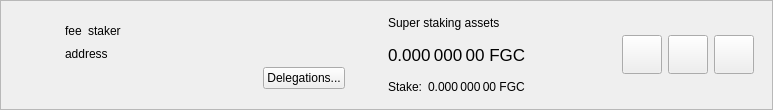
<?xml version="1.0" encoding="UTF-8"?>
<ui version="4.0">
 <class>SuperStakerItemWidget</class>
 <widget class="QWidget" name="SuperStakerItemWidget">
  <property name="geometry">
   <rect>
    <x>0</x>
    <y>0</y>
    <width>773</width>
    <height>110</height>
   </rect>
  </property>
  <property name="sizePolicy">
   <sizepolicy hsizetype="Preferred" vsizetype="Maximum">
    <horstretch>0</horstretch>
    <verstretch>0</verstretch>
   </sizepolicy>
  </property>
  <property name="windowTitle">
   <string>Form</string>
  </property>
  <layout class="QVBoxLayout" name="verticalLayout_2">
   <property name="spacing">
    <number>0</number>
   </property>
   <property name="leftMargin">
    <number>0</number>
   </property>
   <property name="topMargin">
    <number>0</number>
   </property>
   <property name="rightMargin">
    <number>0</number>
   </property>
   <property name="bottomMargin">
    <number>0</number>
   </property>
   <item>
    <widget class="QFrame" name="superStakerItemFrame">
     <property name="frameShape">
      <enum>QFrame::StyledPanel</enum>
     </property>
     <property name="frameShadow">
      <enum>QFrame::Raised</enum>
     </property>
     <layout class="QHBoxLayout" name="horizontalLayout">
      <property name="topMargin">
       <number>0</number>
      </property>
      <property name="bottomMargin">
       <number>0</number>
      </property>
      <item>
       <widget class="QLabel" name="superStakerLogo">
        <property name="sizePolicy">
         <sizepolicy hsizetype="Fixed" vsizetype="Fixed">
          <horstretch>0</horstretch>
          <verstretch>0</verstretch>
         </sizepolicy>
        </property>
        <property name="minimumSize">
         <size>
          <width>40</width>
          <height>40</height>
         </size>
        </property>
        <property name="alignment">
         <set>Qt::AlignCenter</set>
        </property>
       </widget>
      </item>
      <item>
       <widget class="QStackedWidget" name="stackedWidget">
        <property name="currentIndex">
         <number>0</number>
        </property>
        <widget class="QWidget" name="page">
         <layout class="QHBoxLayout" name="horizontalLayout_4">
          <item>
           <layout class="QHBoxLayout" name="horizontalLayout_3">
            <item>
             <layout class="QVBoxLayout" name="verticalLayout">
              <property name="rightMargin">
               <number>15</number>
              </property>
              <item>
               <spacer name="verticalSpacer_2">
                <property name="orientation">
                 <enum>Qt::Vertical</enum>
                </property>
                <property name="sizeHint" stdset="0">
                 <size>
                  <width>20</width>
                  <height>0</height>
                 </size>
                </property>
               </spacer>
              </item>
              <item alignment="Qt::AlignLeft">
               <widget class="QWidget" name="widgetSuperStaker" native="true">
                <property name="minimumSize">
                 <size>
                  <width>280</width>
                  <height>0</height>
                 </size>
                </property>
                <layout class="QHBoxLayout" name="horizontalLayout_2" stretch="0,0,1">
                 <property name="leftMargin">
                  <number>0</number>
                 </property>
                 <property name="topMargin">
                  <number>0</number>
                 </property>
                 <property name="rightMargin">
                  <number>0</number>
                 </property>
                 <property name="bottomMargin">
                  <number>0</number>
                 </property>
                 <item alignment="Qt::AlignLeft">
                  <widget class="QLabel" name="labelFee">
                   <property name="text">
                    <string>fee</string>
                   </property>
                   <property name="textInteractionFlags">
                    <set>Qt::LinksAccessibleByMouse|Qt::TextSelectableByMouse</set>
                   </property>
                  </widget>
                 </item>
                 <item alignment="Qt::AlignLeft">
                  <widget class="QLabel" name="labelStaker">
                   <property name="text">
                    <string>staker</string>
                   </property>
                   <property name="textInteractionFlags">
                    <set>Qt::LinksAccessibleByMouse|Qt::TextSelectableByMouse</set>
                   </property>
                  </widget>
                 </item>
                 <item>
                  <spacer name="horizontalSpacer">
                   <property name="orientation">
                    <enum>Qt::Horizontal</enum>
                   </property>
                   <property name="sizeType">
                    <enum>QSizePolicy::Minimum</enum>
                   </property>
                   <property name="sizeHint" stdset="0">
                    <size>
                     <width>0</width>
                     <height>20</height>
                    </size>
                   </property>
                  </spacer>
                 </item>
                </layout>
               </widget>
              </item>
              <item>
               <widget class="QLabel" name="labelAddress">
                <property name="text">
                 <string>address</string>
                </property>
                <property name="textInteractionFlags">
                 <set>Qt::LinksAccessibleByMouse|Qt::TextSelectableByMouse</set>
                </property>
               </widget>
              </item>
              <item alignment="Qt::AlignRight">
               <widget class="QPushButton" name="buttonDelegations">
                <property name="text">
                 <string>Delegations...</string>
                </property>
               </widget>
              </item>
              <item>
               <spacer name="verticalSpacer">
                <property name="orientation">
                 <enum>Qt::Vertical</enum>
                </property>
                <property name="sizeHint" stdset="0">
                 <size>
                  <width>20</width>
                  <height>0</height>
                 </size>
                </property>
               </spacer>
              </item>
             </layout>
            </item>
            <item>
             <widget class="QWidget" name="vLineAssets" native="true">
              <property name="sizePolicy">
               <sizepolicy hsizetype="Preferred" vsizetype="Preferred">
                <horstretch>0</horstretch>
                <verstretch>0</verstretch>
               </sizepolicy>
              </property>
              <property name="minimumSize">
               <size>
                <width>1</width>
                <height>0</height>
               </size>
              </property>
             </widget>
            </item>
            <item>
             <widget class="QWidget" name="widgetStakingAssets" native="true">
              <property name="sizePolicy">
               <sizepolicy hsizetype="Minimum" vsizetype="Preferred">
                <horstretch>0</horstretch>
                <verstretch>0</verstretch>
               </sizepolicy>
              </property>
              <layout class="QVBoxLayout" name="verticalLayout_3">
               <property name="leftMargin">
                <number>15</number>
               </property>
               <property name="topMargin">
                <number>0</number>
               </property>
               <property name="rightMargin">
                <number>15</number>
               </property>
               <property name="bottomMargin">
                <number>0</number>
               </property>
               <item>
                <widget class="QLabel" name="labelAssetsText">
                 <property name="text">
                  <string>Super staking assets</string>
                 </property>
                 <property name="alignment">
                  <set>Qt::AlignLeading|Qt::AlignLeft|Qt::AlignVCenter</set>
                 </property>
                </widget>
               </item>
               <item>
                <widget class="QLabel" name="labelAssets">
                 <property name="font">
                  <font>
                   <pointsize>13</pointsize>
                  </font>
                 </property>
                 <property name="cursor">
                  <cursorShape>IBeamCursor</cursorShape>
                 </property>
                 <property name="toolTip">
                  <string>Your current spendable balance</string>
                 </property>
                 <property name="text">
                  <string notr="true">0.000 000 00 FGC</string>
                 </property>
                 <property name="alignment">
                  <set>Qt::AlignLeading|Qt::AlignLeft|Qt::AlignVCenter</set>
                 </property>
                 <property name="textInteractionFlags">
                  <set>Qt::LinksAccessibleByMouse|Qt::TextSelectableByMouse</set>
                 </property>
                </widget>
               </item>
               <item>
                <layout class="QHBoxLayout" name="horizontalLayout_6">
                 <property name="spacing">
                  <number>6</number>
                 </property>
                 <item>
                  <widget class="QLabel" name="labelStakeText">
                   <property name="sizePolicy">
                    <sizepolicy hsizetype="Maximum" vsizetype="Preferred">
                     <horstretch>0</horstretch>
                     <verstretch>0</verstretch>
                    </sizepolicy>
                   </property>
                   <property name="text">
                    <string>Stake:</string>
                   </property>
                   <property name="alignment">
                    <set>Qt::AlignLeading|Qt::AlignLeft|Qt::AlignVCenter</set>
                   </property>
                  </widget>
                 </item>
                 <item>
                  <widget class="QLabel" name="labelStake">
                   <property name="text">
                    <string>0.000 000 00 FGC</string>
                   </property>
                   <property name="alignment">
                    <set>Qt::AlignLeading|Qt::AlignLeft|Qt::AlignVCenter</set>
                   </property>
                   <property name="textInteractionFlags">
                    <set>Qt::LinksAccessibleByMouse|Qt::TextSelectableByMouse</set>
                   </property>
                  </widget>
                 </item>
                 <item>
                  <spacer name="horizontalSpacer_4">
                   <property name="orientation">
                    <enum>Qt::Horizontal</enum>
                   </property>
                   <property name="sizeType">
                    <enum>QSizePolicy::Minimum</enum>
                   </property>
                   <property name="sizeHint" stdset="0">
                    <size>
                     <width>0</width>
                     <height>0</height>
                    </size>
                   </property>
                  </spacer>
                 </item>
                </layout>
               </item>
              </layout>
             </widget>
            </item>
            <item>
             <spacer name="horizontalSpacer_2">
              <property name="orientation">
               <enum>Qt::Horizontal</enum>
              </property>
              <property name="sizeHint" stdset="0">
               <size>
                <width>0</width>
                <height>20</height>
               </size>
              </property>
             </spacer>
            </item>
            <item>
             <widget class="QToolButton" name="buttonConfig">
              <property name="text">
               <string/>
              </property>
              <property name="iconSize">
               <size>
                <width>32</width>
                <height>32</height>
               </size>
              </property>
             </widget>
            </item>
            <item>
             <widget class="QToolButton" name="buttonSplit">
              <property name="text">
               <string/>
              </property>
              <property name="iconSize">
               <size>
                <width>32</width>
                <height>32</height>
               </size>
              </property>
             </widget>
            </item>
            <item>
             <widget class="QToolButton" name="buttonRemove">
              <property name="text">
               <string/>
              </property>
              <property name="iconSize">
               <size>
                <width>32</width>
                <height>32</height>
               </size>
              </property>
             </widget>
            </item>
           </layout>
          </item>
         </layout>
        </widget>
        <widget class="QWidget" name="page_2">
         <layout class="QHBoxLayout" name="horizontalLayout_5">
          <item>
           <widget class="QLabel" name="labelNewSuperStaker">
            <property name="text">
             <string>Add new super stakers</string>
            </property>
           </widget>
          </item>
          <item>
           <spacer name="horizontalSpacer_3">
            <property name="orientation">
             <enum>Qt::Horizontal</enum>
            </property>
            <property name="sizeHint" stdset="0">
             <size>
              <width>408</width>
              <height>20</height>
             </size>
            </property>
           </spacer>
          </item>
          <item>
           <widget class="QToolButton" name="buttonRestore">
            <property name="text">
             <string/>
            </property>
            <property name="iconSize">
             <size>
              <width>32</width>
              <height>32</height>
             </size>
            </property>
           </widget>
          </item>
          <item>
           <widget class="QToolButton" name="buttonAdd">
            <property name="text">
             <string/>
            </property>
            <property name="iconSize">
             <size>
              <width>32</width>
              <height>32</height>
             </size>
            </property>
           </widget>
          </item>
         </layout>
        </widget>
       </widget>
      </item>
     </layout>
    </widget>
   </item>
  </layout>
 </widget>
 <resources/>
 <connections/>
</ui>
